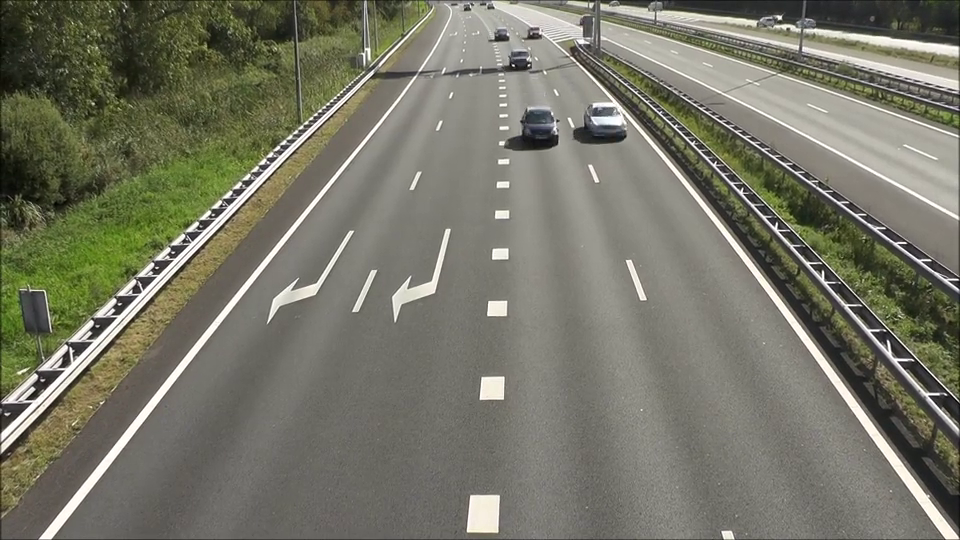
#> input picture frame 33 of imagenes y videos/video 1 de coches.mp4, 960 x 540 px
$ jupyter execute contar_coches_video.ipynb
#> lines starting #> are read from the running program, lines starting #| are printed output that depends on the picture
## Proceso para el video

### Importaciones

[cell 1]
import numpy as np
import cv2
import matplotlib.pyplot as plt

### Función para mostrar los frames

[cell 2]
def imshow(title = "", image = None): # todo el metodo es para dar un formato a la imagen mostrada de(titulo, imagen)

    plt.imshow(cv2.cvtColor(image, cv2.COLOR_BGR2RGB))# Convierte la imagen de BGR a RGB, el formato de imagen que espera matplotlib.
    plt.title(title)#establece el titulo
    plt.show()#muestra la imagen en los graficos

### KERNEL

[cell 3]
# Tamaño del kernel (asegúrate de que sea un número impar para que tenga un centro)
tamaño = 3

# Crear una matriz de ceros del tamaño especificado
kernel = np.zeros((tamaño, tamaño), dtype=np.uint8)

# variables, para Calcular el centro del kernel
centro_x, centro_y = tamaño // 2, tamaño // 2

# variable para Calcular el radio del círculo
radio = tamaño // 2

# Generar un círculo en el kernel
y, x = np.ogrid[-centro_x:tamaño - centro_x, -centro_y:tamaño - centro_y]
mascara = x**2 + y**2 <= radio**2
kernel[mascara] = 1

print(kernel)#imprimir el kernel

### Código para saber la cantidad de frames que tiene el video

[cell 4]
video = cv2.VideoCapture('./imagenes y videos/video 1 de coches.mp4')# En este objeto se le asigna el video, el objeto se utilizara para leer los frames de uno a uno.

# Verifica si el video se abrió correctamente
if not video.isOpened():
    print("Error: No se pudo abrir el video.")
else:
    # Obtiene la cantidad de fotogramas (frames) en el video
    num_frames = int(video.get(cv2.CAP_PROP_FRAME_COUNT))
    print(f"El video tiene {num_frames} fotogramas.")

# Libera el objeto VideoCapture
video.release()

### Mostrar frames recortados

[cell 5]
video = cv2.VideoCapture('./imagenes y videos/video 1 de coches.mp4')# En este objeto se le asigna el video, el objeto se utilizara para leer los frames de uno a uno.


cont = 1# variable para un contador que nos ayudara a contar el numero de frames.
while True:# Ciclo finito para la lectura de los frames de el video.

    # Lee un frame
    ret, frame = video.read()#ret es para verificar si la lectura fue exitosa, frame contiene el frame leido.
#> frame is the input picture: shape (540, 960, 3); mean B, G, R 103.4, 118.2, 118.3

    imageOut = frame[150:250,300:700] #recortar imagen
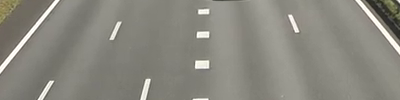
#> imageOut: shape (100, 400, 3); mean B, G, R 127, 135.8, 137.3

    if not ret:#-|  Si no hay más frames, rompe el bucle
        break#---|

    if cont<36:#-|
        cont+=1#-|condicional para seccionar el uso de frames, segun las obsertvaciones, el contador sumara y seguira avanzando.
        continue#|

    # Muestra el frame con plt.imshow
    imshow(f"Frame {cont}", imageOut)# muestra segun la asignacion anterior la imagen la frase frame, seguido de el numero de frame para cada uno.
    plt.pause(0.03)  # Pausa por un corto período de tiempo antes de mostrar el próximo framee( en este caso 3 milisegundos)

    cont += 1# al pasar por aqui aumentara el contador de los frames con cada iteracion.
    if cont >= 65:# |en esta seccion el bucle hara break cuando la variable contador llegue hasta el digito que asignamos.
        break     # |Libera el objeto de captura de video una vez terminado el proceso

video.release()# Libera el objeto de captura de video un vez se termine el proceso.
plt.close('all')# Cierra todas las ventanas de pyplot(plt)


$ run again, starting later in the video
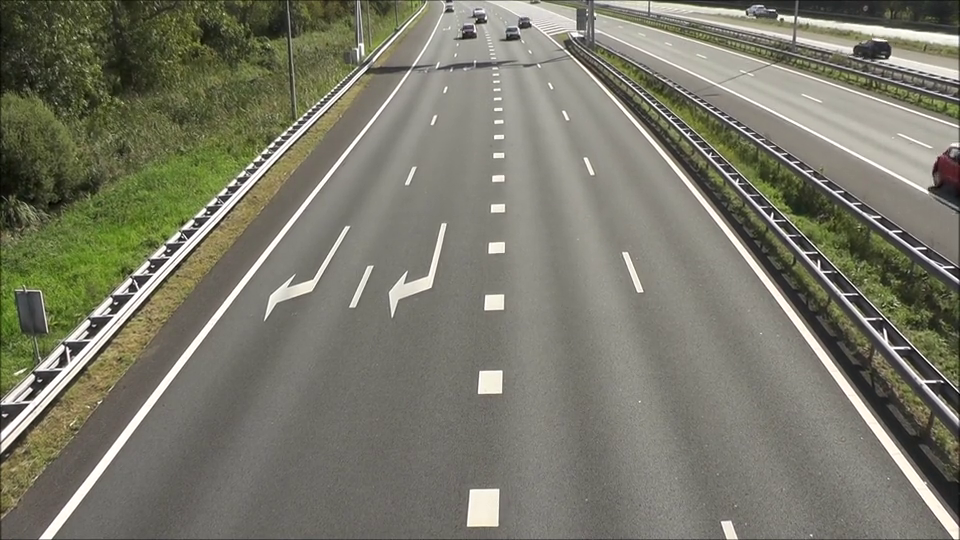
#> input picture frame 150 of imagenes y videos/video 1 de coches.mp4, 960 x 540 px
#> frame is the input picture: shape (540, 960, 3); mean B, G, R 106.3, 120.9, 121.4
#> `imageOut = frame[150:250,300:700]`:
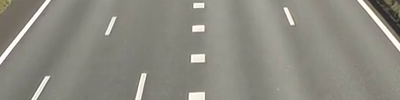
#> imageOut: shape (100, 400, 3); mean B, G, R 129.7, 138.3, 140.2

$ run again, starting later in the video
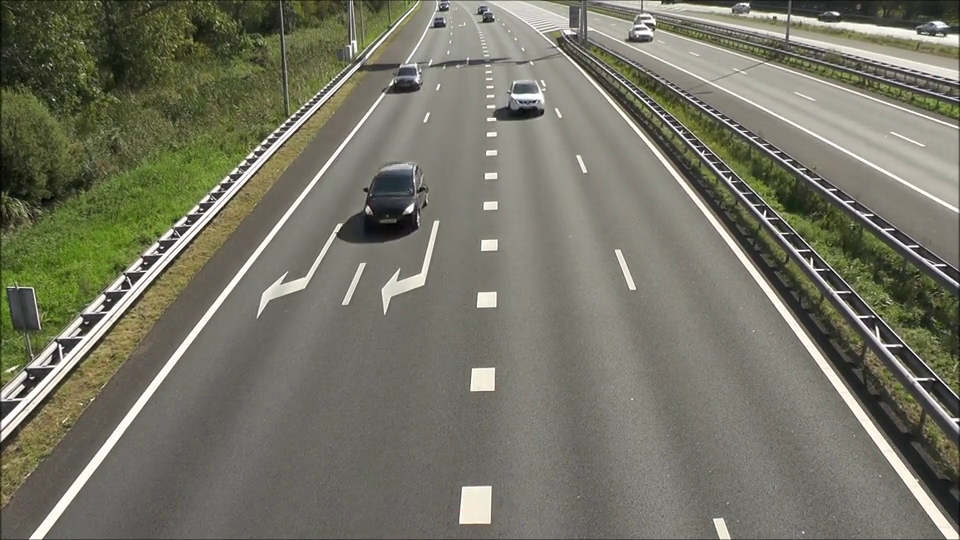
#> input picture frame 268 of imagenes y videos/video 1 de coches.mp4, 960 x 540 px
#> frame is the input picture: shape (540, 960, 3); mean B, G, R 101.8, 116.4, 116.8
#> `imageOut = frame[150:250,300:700]`:
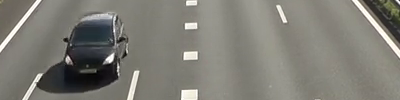
#> imageOut: shape (100, 400, 3); mean B, G, R 117.7, 125.2, 126.7
